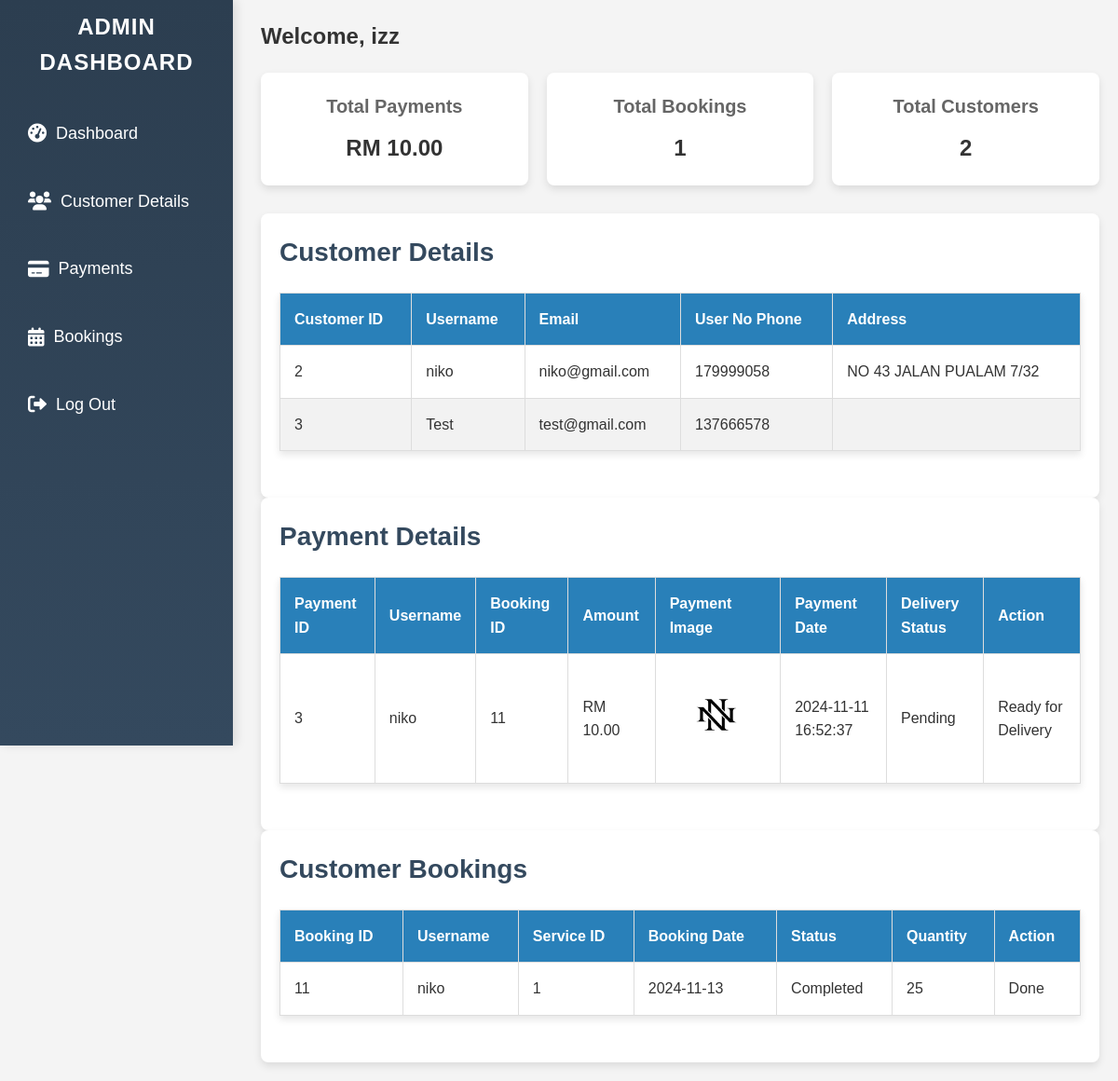
The app's page /admin/admin_dashboard.php (signed in) with its own data.
### tables this page shows
CREATE TABLE `users` (
  `id` int(11) NOT NULL,
  `username` varchar(255) NOT NULL,
  `user_no` int(15) NOT NULL,
  `password` varchar(255) NOT NULL,
  `email` varchar(255) NOT NULL,
  `address` varchar(255) NOT NULL,
  `user_type` enum('admin','customer') NOT NULL,
  `created_at` timestamp NOT NULL DEFAULT current_timestamp()
);

CREATE TABLE `payments` (
  `payment_id` int(11) NOT NULL,
  `user_id` int(11) NOT NULL,
  `booking_id` int(11) NOT NULL,
  `amount` decimal(10,2) NOT NULL,
  `payment_image` varchar(255) NOT NULL,
  `payment_date` timestamp NOT NULL DEFAULT current_timestamp(),
  `isReceive` int(11) NOT NULL,
  `delivery_status` enum('Pending','Received','Ready to Deliver','Delivered') DEFAULT 'Pending'
);

CREATE TABLE `bookings` (
  `booking_id` int(11) NOT NULL,
  `user_id` int(11) NOT NULL,
  `service_id` int(11) NOT NULL,
  `quantity` int(11) NOT NULL,
  `booking_date` date NOT NULL,
  `status` varchar(20) DEFAULT 'Pending',
  `created_at` timestamp NOT NULL DEFAULT current_timestamp()
);

### admin/admin_dashboard.php (the view, shortened to what this page needs)
<?php
include ('../auth/db_connect.php');
$sql_payments = "SELECT SUM(amount) AS total_payments FROM payments";
$stmt_payments = $pdo->prepare($sql_payments);
$stmt_payments->execute();
$total_payments = $stmt_payments->fetch(PDO::FETCH_ASSOC);
$total_payments_amount = $total_payments['total_payments'] ? 'RM ' . number_format($total_payments['total_payments'], 2) : 'RM 0.00';
$sql_bookings = "SELECT COUNT(*) AS total_bookings FROM bookings";
$stmt_bookings = $pdo->prepare($sql_bookings);
$stmt_bookings->execute();
$total_bookings = $stmt_bookings->fetch(PDO::FETCH_ASSOC);
$total_bookings_count = $total_bookings['total_bookings'] ? $total_bookings['total_bookings'] : 0;
$sql_customers = "SELECT COUNT(*) AS total_customers FROM users WHERE user_type = 'customer'";
$stmt_customers = $pdo->prepare($sql_customers);
$stmt_customers->execute();
$total_customers = $stmt_customers->fetch(PDO::FETCH_ASSOC);
$total_customers_count = $total_customers['total_customers'] ? $total_customers['total_customers'] : 0;
$sql_payments = "
    SELECT
        p.payment_id,
        u.username,
        p.booking_id,
        p.amount,
        p.payment_image,
        p.payment_date,
        p.delivery_status
    FROM payments p
    JOIN users u ON u.id = p.user_id
";
$stmt_payments = $pdo->prepare($sql_payments);
$stmt_payments->execute();
$payments = $stmt_payments->fetchAll(PDO::FETCH_ASSOC);
$sql_customers_details = "SELECT id, username, email, user_no, address FROM users WHERE user_type = 'customer'";
$stmt_customers_details = $pdo->prepare($sql_customers_details);
$stmt_customers_details->execute();
$customers = $stmt_customers_details->fetchAll(PDO::FETCH_ASSOC);
?>
<!DOCTYPE html>
<html lang="en">
<head>
    <link rel="stylesheet" href="styles/style.css">
    <link rel="stylesheet" href="https://cdnjs.cloudflare.com/ajax/libs/font-awesome/6.0.0-beta3/css/all.min.css">
</head>
<body>
    <aside class="sidebar">
        <h2>Admin Dashboard</h2>
        <ul>
        <li><a href="#dashboard" class="dashboard"><i class="fas fa-tachometer-alt"></i>Dashboard</a></li>
        <li><a href="#customers" class="customers"><i class="fas fa-users"></i>Customer Details</a></li>
        <li><a href="#payments" class="payments"><i class="fas fa-credit-card"></i>Payments</a></li>
        <li><a href="#bookings" class="bookings"><i class="fas fa-calendar-alt"></i>Bookings</a></li>
        <li><a href="../logout.php" class="logout"><i class="fas fa-sign-out-alt"></i>Log Out</a></li>
        </ul>
    </aside>
    <main class="content">
        <section id="dashboard">
            <h1>Welcome, <?php echo $_SESSION['username']; ?></h1>
            <div class="dashboard-cards">
                <div class="card">
                    <h3>Total Payments</h3>
                    <p><?php echo $total_payments_amount; ?></p>
                </div>
                <div class="card">
                    <h3>Total Bookings</h3>
                    <p><?php echo $total_bookings_count; ?></p>
                </div>
                <div class="card">
                    <h3>Total Customers</h3>
                    <p><?php echo $total_customers_count; ?></p>
                </div>
            </div>
        </section>
        <section id="customers">
            <h2>Customer Details</h2>
            <table>
                <thead>
                    <tr>
                        <th>Customer ID</th>
                        <th>Username</th>
                        <th>Email</th>
                        <th>User No Phone</th>
                        <th>Address</th>
                    </tr>
                </thead>
                <tbody>
                    <?php
                    if (count($customers) > 0) {
                        foreach ($customers as $customer) {
                            echo "<tr>";
                            echo "<td>" . $customer["id"] . "</td>";
                            echo "<td>" . $customer["username"] . "</td>";
                            echo "<td>" . $customer["email"] . "</td>";
                            echo "<td>" . $customer["user_no"] . "</td>";
                            echo "<td>" . $customer["address"] . "</td>";
                            echo "</tr>";
                        }
                    } else {
                        echo "<tr><td colspan='6'>No customers found</td></tr>";
                    }
                    ?>
                </tbody>
            </table>
        </section>
        <section id="payments">
    <h2>Payment Details</h2>
    <table>
        <thead>
            <tr>
                <th>Payment ID</th>
                <th>Username</th>
                <th>Booking ID</th>
                <th>Amount</th>
                <th>Payment Image</th>
                <th>Payment Date</th>
                <th>Delivery Status</th>
                <th>Action</th>
            </tr>
        </thead>
        <tbody>
            <?php
            if (count($payments) > 0) {
                foreach ($payments as $payment) {
                    echo "<tr>";
                    echo "<td>" . $payment["payment_id"] . "</td>";
                    echo "<td>" . $payment["username"] . "</td>";
                    echo "<td>" . $payment["booking_id"] . "</td>";
                    echo "<td>RM " . number_format($payment["amount"], 2) . "</td>";
                    echo "<td><a href='../uploads/" . $payment["payment_image"] . "' target='_blank'>
                                <img src='../uploads/" . $payment["payment_image"] . "' alt='Payment Image' width='100'>
                            </a></td>";
                    echo "<td>" . $payment["payment_date"] . "</td>";
                    echo "<td>" . $payment["delivery_status"] . "</td>";
                    if ($payment["delivery_status"] == 'Received') {
                        echo "<td>";
                        echo "<form method='POST' action='update_delivery_status.php' style='display:inline-block;'>
                                <input type='hidden' name='payment_id' value='" . $payment["payment_id"] . "'>
                                <input type='hidden' name='new_status' value='Ready to Deliver'>
                                <button type='submit'>Mark as Ready to Deliver</button>
                              </form>";
                        echo "</td>";
                    } else {
                        echo "<td>Ready for Delivery</td>";
                    }
                    echo "</tr>";
                }
            } else {
                echo "<tr><td colspan='8'>No payments found</td></tr>";
            }
            ?>
        </tbody>
    </table>
</section>
        <section id="bookings">
            <h2>Customer Bookings</h2>
            <table>
                <thead>
                    <tr>
                        <th>Booking ID</th>
                        <th>Username</th>
                        <th>Service ID</th>
                        <th>Booking Date</th>
                        <th>Status</th>
                        <th>Quantity</th>
                        <th>Action</th>
                    </tr>
                </thead>
                <tbody>
                    <?php
                    $sql_bookings_details = "
                        SELECT
                            b.booking_id,
                            u.username,
                            b.service_id,
                            b.booking_date,
                            b.status,
                            b.quantity
                        FROM bookings b
                        JOIN users u ON u.id = b.user_id
                    ";
                    $stmt_bookings_details = $pdo->prepare($sql_bookings_details);
                    $stmt_bookings_details->execute();
                    $bookings = $stmt_bookings_details->fetchAll(PDO::FETCH_ASSOC);
                    if (count($bookings) > 0) {
                        foreach ($bookings as $booking) {
                            echo "<tr>";
                            echo "<td>" . $booking["booking_id"] . "</td>";
                            echo "<td>" . $booking["username"] . "</td>";
                            echo "<td>" . $booking["service_id"] . "</td>";
                            echo "<td>" . $booking["booking_date"] . "</td>";
                            echo "<td>" . $booking["status"] . "</td>";
                            echo "<td>" . $booking["quantity"] . "</td>";
                            echo "<td>";
                            if ($booking["status"] == 'Pending') {
                                echo "<form method='POST' action='update_status.php' style='display:inline-block;'>
                                        <input type='hidden' name='booking_id' value='" . $booking["booking_id"] . "'>
                                        <input type='hidden' name='new_status' value='Confirmed'>
                                        <button type='submit'>To Confirm</button>
                                    </form>";
                            } elseif ($booking["status"] == 'Confirmed') {
                                echo "<form method='POST' action='update_status.php' style='display:inline-block;'>
                                        <input type='hidden' name='booking_id' value='" . $booking["booking_id"] . "'>
                                        <input type='hidden' name='new_status' value='Completed'>
                                        <button type='submit'>To Complete</button>
                                    </form>";
                            } else {
                                echo "Done";
                            }
                            echo "</td>";
                            echo "</tr>";
                        }
                    } else {
                        echo "<tr><td colspan='6'>No bookings found</td></tr>";
                    }
                    ?>
                </tbody>
            </table>
        </section>
    </main>
</body>
</html>

### admin/styles/style.css (style rules this page uses)
body { font-family: Arial, sans-serif; margin: 0; padding: 0; display: flex; background-color: #f4f4f4; }
.sidebar { width: 250px; background-color: #333; color: #fff; height: 100vh; padding: 10px; position: fixed; }
.sidebar h2 { color: #fff; margin-bottom: 30px; }
.sidebar ul { list-style-type: none; padding: 0; }
.sidebar ul li { margin: 20px 0; }
.sidebar ul li a { color: #fff; text-decoration: none; font-size: 18px; }
.content { margin-left: 260px; padding: 20px; width: calc(100% - 260px); }
h1, h2 { color: #333; margin-bottom: 20px; }
.dashboard-cards { display: flex; justify-content: space-between; margin-bottom: 30px; }
.card { background-color: #fff; padding: 20px; border-radius: 8px; box-shadow: 0 4px 8px rgba(0, 0, 0, 0.1); text-align: center; flex: 1; margin-right: 20px; }
.card:last-child { margin-right: 0; }
.card h3 { font-size: 20px; color: #666; }
.card p { font-size: 24px; font-weight: bold; color: #333; }
table { width: 100%; border-collapse: collapse; background-color: #fff; margin-bottom: 30px; box-shadow: 0 4px 8px rgba(0, 0, 0, 0.1); }
table thead { background-color: #333; color: #fff; }
table thead th { padding: 15px; text-align: left; }
table tbody tr { border-bottom: 1px solid #ddd; }
table tbody td { padding: 15px; text-align: left; }

### admin/admin_dashboard.php (style rules this page uses)
* { margin: 0; padding: 0; box-sizing: border-box; }
body { font-family: Arial, sans-serif; background-color: #f4f7fc; color: #333; line-height: 1.6; }
h1, h2, h3 { color: #4C4C4C; }
.sidebar { width: 250px; height: 100vh; background: linear-gradient(180deg, #2C3E50 0%, #34495E 100%); color: white; padding: 30px 20px; position: fixed; transition: all 0.3s ease; box-shadow: 4px 0 10px rgba(0, 0, 0, 0.1); }
.sidebar h2 { text-align: center; margin-bottom: 30px; font-size: 24px; font-weight: 700; color: #ecf0f1; text-transform: uppercase; letter-spacing: 1px; }
.sidebar ul { list-style: none; padding-left: 0; }
.sidebar ul li { margin: 20px 0; }
.sidebar ul li a { color: #ecf0f1; text-decoration: none; font-size: 18px; display: flex; align-items: center; padding: 12px 20px; border-radius: 6px; transition: background-color 0.3s ease, padding-left 0.3s ease; }
.sidebar ul li a i { margin-right: 10px; font-size: 20px; }
.sidebar ul li a.dashboard i { content: "\f0e4"; }
.sidebar ul li a.customers i { content: "\f007"; }
.sidebar ul li a.payments i { content: "\f09d"; }
.sidebar ul li a.bookings i { content: "\f1d3"; }
.sidebar ul li a.logout i { content: "\f2f5"; }
main.content { margin-left: 260px; padding: 20px; }
.dashboard-cards { display: flex; justify-content: space-between; margin-bottom: 40px; }
.card { background-color: #fff; padding: 20px; border-radius: 8px; box-shadow: 0 4px 8px rgba(0, 0, 0, 0.1); text-align: center; width: 30%; transition: transform 0.3s ease, box-shadow 0.3s ease; }
.card h3 { font-size: 24px; margin-bottom: 10px; }
.card p { font-size: 20px; color: #27ae60; font-weight: bold; }
table { width: 100%; margin-bottom: 40px; border-collapse: collapse; }
table th, table td { padding: 12px; text-align: center; border: 1px solid #ddd; }
table th { background-color: #2980b9; color: white; }
table tr:nth-child(even) { background-color: #f2f2f2; }
table td img { width: 100px; border-radius: 5px; }
section h2 { margin-bottom: 20px; font-size: 28px; color: #34495e; }
#customers, #payments, #bookings { background-color: #fff; padding: 20px; border-radius: 8px; box-shadow: 0 4px 8px rgba(0, 0, 0, 0.1); }

### records on screen
users: id "2", username "niko", email "niko@gmail.com", user_no "179999058", address "NO 43 JALAN PUALAM 7/32"
users: id "3", username "Test", email "test@gmail.com", user_no "137666578"
payments: payment_id "3", user.username "niko", booking "11", amount "10.00", payment_image (picture), payment_date "2024-11-11 16:52:37", delivery_status "Pending", shows "Ready for Delivery"
bookings: booking_id "11", user.username "niko", service "1", booking_date "2024-11-13", status "Completed", quantity "25", shows "Done"

### other values on screen
$_SESSION['username'] "izz"
$total_payments_amount "RM 10.00"
$total_bookings_count "1"
$total_customers_count "2"
